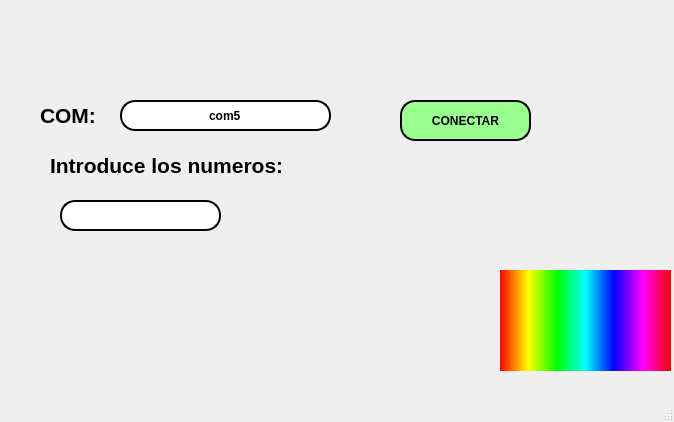
<?xml version="1.0" encoding="UTF-8"?>
<ui version="4.0">
 <class>MainWindow</class>
 <widget class="QMainWindow" name="MainWindow">
  <property name="geometry">
   <rect>
    <x>0</x>
    <y>0</y>
    <width>674</width>
    <height>422</height>
   </rect>
  </property>
  <property name="windowTitle">
   <string>MainWindow</string>
  </property>
  <widget class="QWidget" name="centralwidget">
   <widget class="QLabel" name="label">
    <property name="geometry">
     <rect>
      <x>20</x>
      <y>10</y>
      <width>191</width>
      <height>71</height>
     </rect>
    </property>
    <property name="text">
     <string/>
    </property>
    <property name="pixmap">
     <pixmap resource="../../../Resource/resource.qrc">:/Logos/uatlogopng.png</pixmap>
    </property>
    <property name="scaledContents">
     <bool>true</bool>
    </property>
   </widget>
   <widget class="QLabel" name="label_4">
    <property name="geometry">
     <rect>
      <x>430</x>
      <y>0</y>
      <width>241</width>
      <height>91</height>
     </rect>
    </property>
    <property name="text">
     <string/>
    </property>
    <property name="pixmap">
     <pixmap resource="../../../Resource/resource.qrc">:/Logos/fians.png</pixmap>
    </property>
    <property name="scaledContents">
     <bool>true</bool>
    </property>
   </widget>
   <widget class="QLabel" name="label_5">
    <property name="geometry">
     <rect>
      <x>500</x>
      <y>270</y>
      <width>171</width>
      <height>101</height>
     </rect>
    </property>
    <property name="styleSheet">
     <string notr="true">background-color: qlineargradient(spread:pad, x1:0, y1:0, x2:1, y2:0, stop:0 rgba(255, 0, 0, 255), stop:0.166 rgba(255, 255, 0, 255), stop:0.333 rgba(0, 255, 0, 255), stop:0.5 rgba(0, 255, 255, 255), stop:0.666 rgba(0, 0, 255, 255), stop:0.833 rgba(255, 0, 255, 255), stop:1 rgba(255, 0, 0, 255));</string>
    </property>
    <property name="text">
     <string/>
    </property>
    <property name="pixmap">
     <pixmap resource="../../../Resource/resource.qrc">:/Logos/Shelby-Logo.png</pixmap>
    </property>
    <property name="scaledContents">
     <bool>true</bool>
    </property>
   </widget>
   <widget class="QLineEdit" name="txt_com">
    <property name="geometry">
     <rect>
      <x>120</x>
      <y>100</y>
      <width>211</width>
      <height>31</height>
     </rect>
    </property>
    <property name="font">
     <font>
      <weight>75</weight>
      <bold>true</bold>
     </font>
    </property>
    <property name="styleSheet">
     <string notr="true">border: 2px solid black;
background-color: rgb(255, 255, 255);
border-radius: 15px;</string>
    </property>
    <property name="text">
     <string>com5</string>
    </property>
    <property name="alignment">
     <set>Qt::AlignCenter</set>
    </property>
   </widget>
   <widget class="QLabel" name="label_2">
    <property name="geometry">
     <rect>
      <x>40</x>
      <y>100</y>
      <width>71</width>
      <height>31</height>
     </rect>
    </property>
    <property name="font">
     <font>
      <pointsize>16</pointsize>
      <weight>75</weight>
      <bold>true</bold>
     </font>
    </property>
    <property name="text">
     <string>COM:</string>
    </property>
   </widget>
   <widget class="QPushButton" name="btn_accion">
    <property name="geometry">
     <rect>
      <x>400</x>
      <y>100</y>
      <width>131</width>
      <height>41</height>
     </rect>
    </property>
    <property name="font">
     <font>
      <weight>75</weight>
      <bold>true</bold>
     </font>
    </property>
    <property name="styleSheet">
     <string notr="true">border: 2px solid black;
background-color: rgb(153, 255, 142);
border-radius: 15px;</string>
    </property>
    <property name="text">
     <string>CONECTAR</string>
    </property>
   </widget>
   <widget class="QLabel" name="txt_resultado">
    <property name="geometry">
     <rect>
      <x>40</x>
      <y>250</y>
      <width>301</width>
      <height>41</height>
     </rect>
    </property>
    <property name="font">
     <font>
      <pointsize>16</pointsize>
      <weight>75</weight>
      <bold>true</bold>
     </font>
    </property>
    <property name="styleSheet">
     <string notr="true"/>
    </property>
    <property name="text">
     <string/>
    </property>
   </widget>
   <widget class="QLineEdit" name="txt_valores">
    <property name="geometry">
     <rect>
      <x>60</x>
      <y>200</y>
      <width>161</width>
      <height>31</height>
     </rect>
    </property>
    <property name="font">
     <font>
      <pointsize>10</pointsize>
      <weight>50</weight>
      <bold>false</bold>
     </font>
    </property>
    <property name="styleSheet">
     <string notr="true">border: 2px solid black;
background-color: rgb(255, 255, 255);
border-radius: 15px;</string>
    </property>
    <property name="text">
     <string/>
    </property>
    <property name="alignment">
     <set>Qt::AlignCenter</set>
    </property>
   </widget>
   <widget class="QLabel" name="label_6">
    <property name="geometry">
     <rect>
      <x>50</x>
      <y>150</y>
      <width>341</width>
      <height>31</height>
     </rect>
    </property>
    <property name="font">
     <font>
      <pointsize>16</pointsize>
      <weight>75</weight>
      <bold>true</bold>
     </font>
    </property>
    <property name="text">
     <string>Introduce los numeros:</string>
    </property>
   </widget>
  </widget>
  <widget class="QMenuBar" name="menubar">
   <property name="geometry">
    <rect>
     <x>0</x>
     <y>0</y>
     <width>674</width>
     <height>26</height>
    </rect>
   </property>
  </widget>
  <widget class="QStatusBar" name="statusbar"/>
 </widget>
 <resources>
  <include location="../../../Resource/resource.qrc"/>
 </resources>
 <connections/>
</ui>
